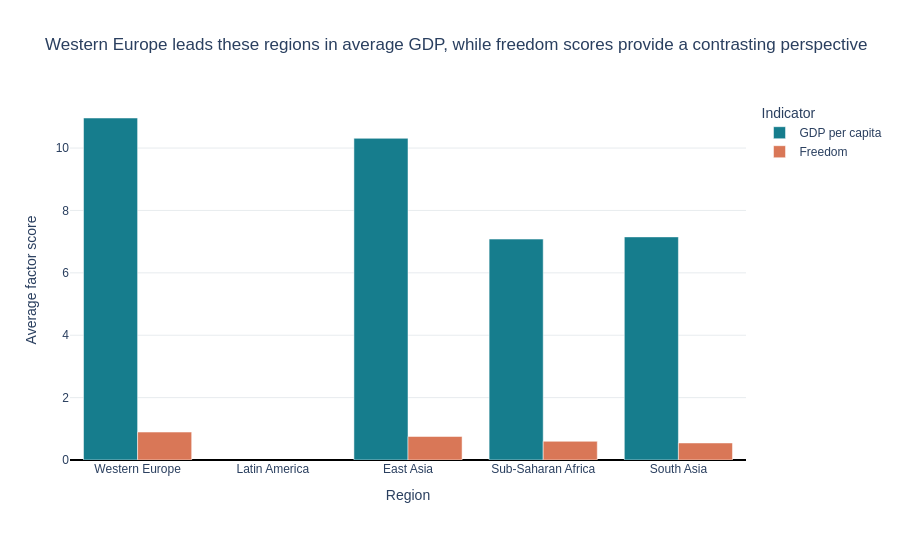

This figure's notebook cell:
### Markdown cell above
---
## Done? Stretch Goal

If you finish both tasks with time to spare, try this:

**Task 3 (stretch):** Build a **grouped bar chart** comparing 2 sub-factors (e.g. `GDP_per_capita` and `Freedom`) across the 5 most populated regions. Use colour meaningfully and write an insight title.

Regions to include: `'Western Europe'`, `'Latin America'`, `'East Asia'`, `'Sub-Saharan Africa'`, `'South Asia'`

### Code cell
# Stretch goal — grouped bar chart
# YOUR CODE HERE




# Step 1: Select the five regions
selected_regions = [
    'Western Europe',
    'Latin America',
    'East Asia',
    'Sub-Saharan Africa',
    'South Asia'
]

# Step 2: Calculate average GDP and Freedom by region
region_factors = (
    df[df['Region'].isin(selected_regions)]
    .groupby('Region')[['GDP', 'Freedom']]
    .mean()
    .reindex(selected_regions)
    .reset_index()
)

print(region_factors)

# Step 3: Create grouped bars
fig3 = go.Figure()

fig3.add_trace(go.Bar(
    x=region_factors['Region'],
    y=region_factors['GDP'],
    name='GDP per capita',
    marker_color='#167D8D'
))

fig3.add_trace(go.Bar(
    x=region_factors['Region'],
    y=region_factors['Freedom'],
    name='Freedom',
    marker_color='#D97757'
))

# Step 4: Identify the region with the highest GDP average
highest_gdp_region = region_factors.loc[
    region_factors['GDP'].idxmax(), 'Region'
]

fig3.update_layout(
    title=(
        f'{highest_gdp_region} leads these regions in average GDP, '
        'while freedom scores provide a contrasting perspective'
    ),
    xaxis_title='Region',
    yaxis_title='Average factor score',
    barmode='group',
    template='plotly_white',
    font=dict(family='Arial', size=12),
    legend_title='Indicator',
    yaxis=dict(
        rangemode='tozero',
        showgrid=True,
        gridcolor='#E8ECEF',
        zeroline=True,
        zerolinewidth=2,
        zerolinecolor='black'
    ),
    margin=dict(l=70, r=40, t=100, b=100)
)

fig3.show()

### Figure 1 — Plotly figure (JSON) as saved in the notebook; plotly's stock layout.template omitted (floating-point values rounded to 4 significant figures)
{"data": [{"marker": {"color": "#167D8D"}, "name": "GDP per capita", "type": "bar", "x": ["Western Europe", "Latin America", "East Asia", "Sub-Saharan Africa", "South Asia"], "y": [10.96, NaN, 10.31, 7.082, 7.152]}, {"marker": {"color": "#D97757"}, "name": "Freedom", "type": "bar", "x": ["Western Europe", "Latin America", "East Asia", "Sub-Saharan Africa", "South Asia"], "y": [0.8961, NaN, 0.754, 0.5994, 0.5463]}], "layout": {"barmode": "group", "font": {"family": "Arial", "size": 12}, "legend": {"title": {"text": "Indicator"}}, "margin": {"b": 100, "l": 70, "r": 40, "t": 100}, "title": {"text": "Western Europe leads these regions in average GDP, while freedom scores provide a contrasting perspective"}, "xaxis": {"title": {"text": "Region"}}, "yaxis": {"gridcolor": "#E8ECEF", "rangemode": "tozero", "showgrid": true, "title": {"text": "Average factor score"}, "zeroline": true, "zerolinecolor": "black", "zerolinewidth": 2}}}
